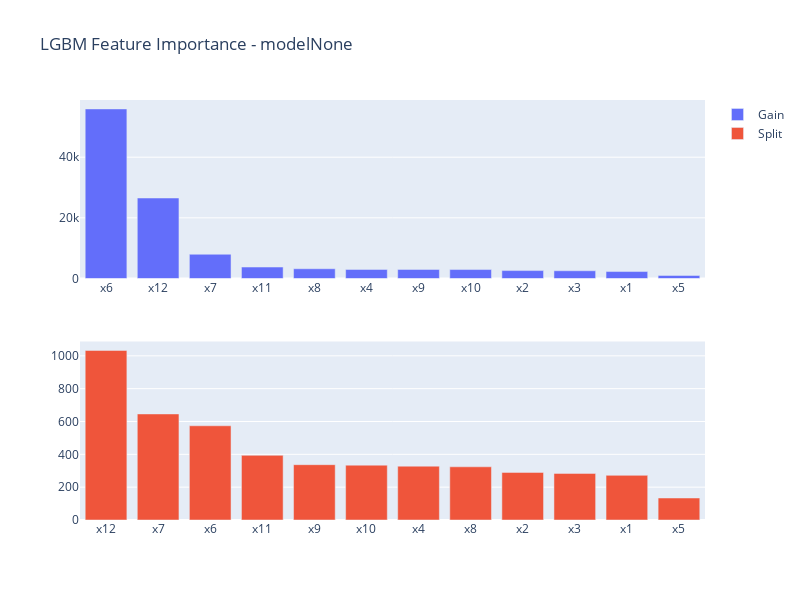

Write notebook code for a chart like this one.
### Code cell
ModelEvaluation.plot_lgbm_feature_importance(lgbm_model)

### Figure 1 — Plotly figure (JSON) as saved in the notebook; plotly's stock layout.template omitted (floating-point values rounded to 4 significant figures)
{"data": [{"name": "Gain", "type": "bar", "x": ["x6", "x12", "x7", "x11", "x8", "x4", "x9", "x10", "x2", "x3", "x1", "x5"], "xaxis": "x", "y": [55910.0, 26540.0, 7997.0, 3772.0, 3206.0, 2991.0, 2990.0, 2950.0, 2610.0, 2548.0, 2292.0, 1006.0], "yaxis": "y"}, {"name": "Split", "type": "bar", "x": ["x12", "x7", "x6", "x11", "x9", "x10", "x4", "x8", "x2", "x3", "x1", "x5"], "xaxis": "x2", "y": [1033, 646, 574, 394, 337, 334, 328, 324, 290, 284, 272, 134], "yaxis": "y2"}], "layout": {"height": 600, "title": {"text": "LGBM Feature Importance - modelNone"}, "width": 800, "xaxis": {"anchor": "y", "domain": [0, 1]}, "xaxis2": {"anchor": "y2", "domain": [0, 1]}, "yaxis": {"anchor": "x", "domain": [0.575, 1]}, "yaxis2": {"anchor": "x2", "domain": [0, 0.425]}}}
